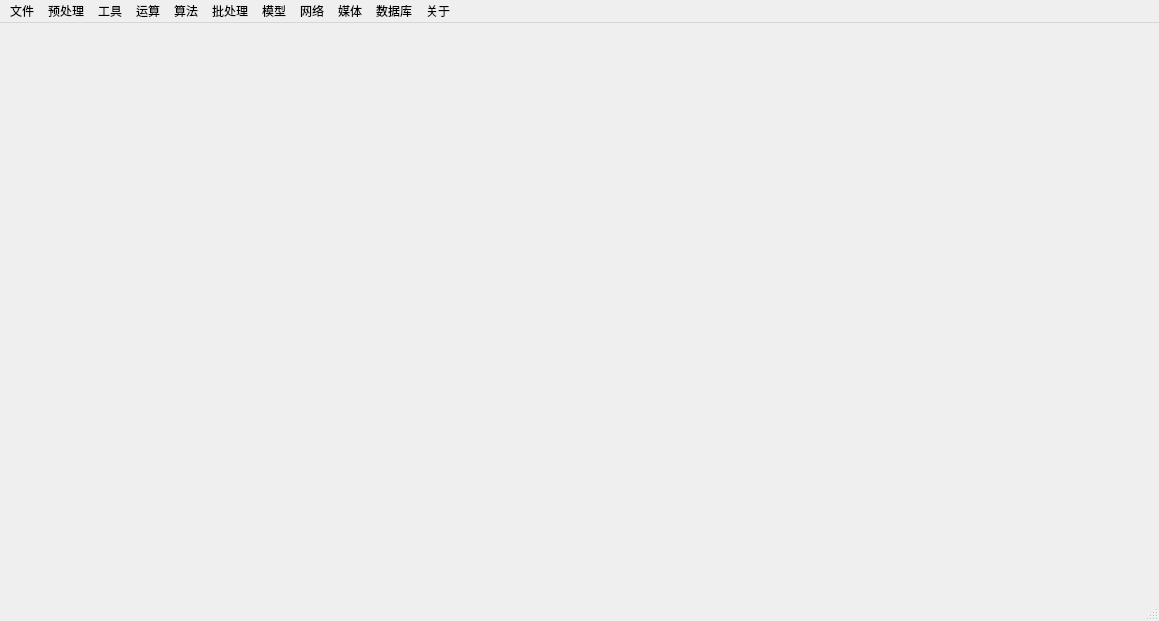
<?xml version="1.0" encoding="UTF-8"?>
<ui version="4.0">
 <class>QVision</class>
 <widget class="QMainWindow" name="QVision">
  <property name="geometry">
   <rect>
    <x>0</x>
    <y>0</y>
    <width>1159</width>
    <height>621</height>
   </rect>
  </property>
  <property name="windowTitle">
   <string>QVision</string>
  </property>
  <widget class="QWidget" name="centralwidget"/>
  <widget class="QStatusBar" name="statusbar"/>
  <widget class="QMenuBar" name="menubar">
   <property name="geometry">
    <rect>
     <x>0</x>
     <y>0</y>
     <width>1159</width>
     <height>20</height>
    </rect>
   </property>
   <widget class="QMenu" name="menu">
    <property name="title">
     <string>文件</string>
    </property>
    <addaction name="actionOpen"/>
    <addaction name="separator"/>
    <addaction name="actionSave"/>
    <addaction name="actionExit"/>
   </widget>
   <widget class="QMenu" name="menu_2">
    <property name="title">
     <string>预处理</string>
    </property>
    <widget class="QMenu" name="menuGray_Image">
     <property name="title">
      <string>Transform</string>
     </property>
     <addaction name="actionGray_Transform"/>
     <addaction name="actionLog_Transform"/>
     <addaction name="actionLinear_Transform"/>
     <addaction name="actionGamma_Transform"/>
    </widget>
    <widget class="QMenu" name="menuDecline_Noise">
     <property name="title">
      <string>Decline Noise</string>
     </property>
     <addaction name="actionBox_Filter"/>
     <addaction name="actionMean_Filter"/>
     <addaction name="actionMedium_Filter"/>
     <addaction name="actionBilateral_Filter"/>
     <addaction name="actionGauss_Filter"/>
    </widget>
    <widget class="QMenu" name="menuShapes_Process">
     <property name="title">
      <string>Shapes Process</string>
     </property>
     <addaction name="actionDilation"/>
     <addaction name="actionErosion"/>
    </widget>
    <addaction name="menuGray_Image"/>
    <addaction name="menuDecline_Noise"/>
    <addaction name="menuShapes_Process"/>
   </widget>
   <widget class="QMenu" name="menu_3">
    <property name="title">
     <string>工具</string>
    </property>
    <widget class="QMenu" name="menuDetect_Edges">
     <property name="title">
      <string>Detect Edges</string>
     </property>
     <addaction name="actionSobel"/>
     <addaction name="actionCanny"/>
     <addaction name="actionScharr"/>
    </widget>
    <addaction name="menuDetect_Edges"/>
    <addaction name="actionRegion_Grow"/>
    <addaction name="actionFix_Threshold"/>
    <addaction name="actionShow_Outline"/>
    <addaction name="actionThreshold_Process"/>
    <addaction name="actionAdapt_Threshold"/>
    <addaction name="actionArea_Cover"/>
    <addaction name="actionArea_Fill"/>
    <addaction name="actionStatistic_Pixels"/>
    <addaction name="actionPerspective_Transform"/>
    <addaction name="actionCalculate_Distance"/>
    <addaction name="actionRotate_Scale"/>
    <addaction name="actionImage_Pyramid"/>
    <addaction name="actionPick_Color"/>
    <addaction name="actionScreen_Cut"/>
    <addaction name="actionWakeUp_QQ"/>
    <addaction name="actionEraser"/>
   </widget>
   <widget class="QMenu" name="menu_4">
    <property name="title">
     <string>运算</string>
    </property>
    <addaction name="actionDivide"/>
    <addaction name="actionOpen_2"/>
    <addaction name="actionClose_2"/>
    <addaction name="actionMultipy"/>
    <addaction name="actionLinear_Stretch"/>
    <addaction name="actionAdd"/>
    <addaction name="actionSubtraction"/>
    <addaction name="actionFourier"/>
    <addaction name="actionLaplacian"/>
   </widget>
   <widget class="QMenu" name="menu_5">
    <property name="title">
     <string>算法</string>
    </property>
    <widget class="QMenu" name="menuHough_Transform">
     <property name="title">
      <string>Hough Transform</string>
     </property>
     <widget class="QMenu" name="menuArbitary">
      <property name="title">
       <string>Arbitary</string>
      </property>
      <addaction name="actionBallard"/>
      <addaction name="actionGuil"/>
     </widget>
     <addaction name="actionLine"/>
     <addaction name="actionCircle"/>
     <addaction name="actionEllipse"/>
     <addaction name="actionTriangle"/>
     <addaction name="menuArbitary"/>
     <addaction name="actionRectangle"/>
    </widget>
    <widget class="QMenu" name="menuCorner_Detect">
     <property name="title">
      <string>Corner Detect</string>
     </property>
     <addaction name="actionShi_Tomasi"/>
     <addaction name="actionHarris"/>
     <addaction name="actionFast"/>
     <addaction name="actionBrisk"/>
     <addaction name="actionMser"/>
     <addaction name="actionGFTT"/>
    </widget>
    <addaction name="actionSURF"/>
    <addaction name="actionFlood_Fill"/>
    <addaction name="actionImage_Equal"/>
    <addaction name="menuHough_Transform"/>
    <addaction name="menuCorner_Detect"/>
    <addaction name="actionTemplate_Match"/>
    <addaction name="actionFeature_Point_MAtch"/>
    <addaction name="actionUpgrade_TempMatch"/>
   </widget>
   <widget class="QMenu" name="menu_6">
    <property name="title">
     <string>批处理</string>
    </property>
    <addaction name="actionRename_File"/>
    <addaction name="actionWriteToData"/>
    <addaction name="actionOutputImg_Data"/>
    <addaction name="actionResizeImgSize"/>
    <addaction name="actionOutputFile_Info"/>
   </widget>
   <widget class="QMenu" name="menu_7">
    <property name="title">
     <string>模型</string>
    </property>
    <widget class="QMenu" name="menuDynamic_Capture">
     <property name="title">
      <string>Dynamic Capture</string>
     </property>
     <addaction name="actionCapture_Line"/>
     <addaction name="actionCapture_Circle"/>
     <addaction name="actionCapture_Triangle"/>
     <addaction name="actionCapture_Ellpise"/>
     <addaction name="actionCapture_Character"/>
     <addaction name="actionCapture_Square"/>
     <addaction name="actionCapture_HumanEyes"/>
     <addaction name="actionCapture_HumanFace"/>
    </widget>
    <addaction name="actionSelf_Define_Model"/>
    <addaction name="actionRecongnize_Face"/>
    <addaction name="actionTesseract_OCR"/>
    <addaction name="menuDynamic_Capture"/>
   </widget>
   <widget class="QMenu" name="menu_9">
    <property name="title">
     <string>网络</string>
    </property>
    <addaction name="actionSpyder"/>
    <addaction name="actionTCP_IP"/>
   </widget>
   <widget class="QMenu" name="menu_11">
    <property name="title">
     <string>关于</string>
    </property>
    <addaction name="actionFollow"/>
    <addaction name="actionCSDN"/>
    <addaction name="actionJueJin"/>
   </widget>
   <widget class="QMenu" name="menu_8">
    <property name="title">
     <string>媒体</string>
    </property>
    <addaction name="actionVideo_Player"/>
   </widget>
   <widget class="QMenu" name="menu_12">
    <property name="title">
     <string>数据库</string>
    </property>
    <addaction name="actionLaunch_2"/>
   </widget>
   <addaction name="menu"/>
   <addaction name="menu_2"/>
   <addaction name="menu_3"/>
   <addaction name="menu_4"/>
   <addaction name="menu_5"/>
   <addaction name="menu_6"/>
   <addaction name="menu_7"/>
   <addaction name="menu_9"/>
   <addaction name="menu_8"/>
   <addaction name="menu_12"/>
   <addaction name="menu_11"/>
  </widget>
  <action name="actionOpen">
   <property name="text">
    <string>Open</string>
   </property>
  </action>
  <action name="actionSave">
   <property name="text">
    <string>Save</string>
   </property>
  </action>
  <action name="actionExit">
   <property name="text">
    <string>Exit</string>
   </property>
  </action>
  <action name="actionRename_File">
   <property name="text">
    <string>Rename File</string>
   </property>
  </action>
  <action name="actionWriteToData">
   <property name="text">
    <string>WriteToData</string>
   </property>
  </action>
  <action name="actionOutputImg_Data">
   <property name="text">
    <string>Output ImgData</string>
   </property>
  </action>
  <action name="actionResizeImgSize">
   <property name="text">
    <string>Resize ImgSize</string>
   </property>
  </action>
  <action name="actionOutputFile_Info">
   <property name="text">
    <string>Output File Info</string>
   </property>
  </action>
  <action name="actionAbout">
   <property name="text">
    <string>About</string>
   </property>
  </action>
  <action name="actionGray_Transform">
   <property name="text">
    <string>Gray Transform</string>
   </property>
  </action>
  <action name="actionLog_Transform">
   <property name="text">
    <string>Log Transform</string>
   </property>
  </action>
  <action name="actionLinear_Transform">
   <property name="text">
    <string>Linear Transform</string>
   </property>
  </action>
  <action name="actionGamma_Transform">
   <property name="text">
    <string>Gamma Transform</string>
   </property>
  </action>
  <action name="actionBox_Filter">
   <property name="text">
    <string>Box Filter</string>
   </property>
  </action>
  <action name="actionMean_Filter">
   <property name="text">
    <string>Mean Filter</string>
   </property>
  </action>
  <action name="actionMedium_Filter">
   <property name="text">
    <string>Medium Filter</string>
   </property>
  </action>
  <action name="actionBilateral_Filter">
   <property name="text">
    <string>Bilateral Filter</string>
   </property>
  </action>
  <action name="actionGauss_Filter">
   <property name="text">
    <string>Gauss Filter</string>
   </property>
  </action>
  <action name="actionDilation">
   <property name="text">
    <string>Dilation</string>
   </property>
  </action>
  <action name="actionErosion">
   <property name="text">
    <string>Erosion</string>
   </property>
  </action>
  <action name="actionSobel">
   <property name="text">
    <string>Sobel</string>
   </property>
  </action>
  <action name="actionCanny">
   <property name="text">
    <string>Canny</string>
   </property>
  </action>
  <action name="actionScharr">
   <property name="text">
    <string>Scharr</string>
   </property>
  </action>
  <action name="actionRegion_Grow">
   <property name="text">
    <string>Region Grow</string>
   </property>
  </action>
  <action name="actionFix_Threshold">
   <property name="text">
    <string>Fix Threshold</string>
   </property>
  </action>
  <action name="actionShow_Outline">
   <property name="text">
    <string>Show Outline</string>
   </property>
  </action>
  <action name="actionThreshold_Process">
   <property name="text">
    <string>Threshold Process</string>
   </property>
  </action>
  <action name="actionAdapt_Threshold">
   <property name="text">
    <string>Adapt Threshold</string>
   </property>
  </action>
  <action name="actionArea_Cover">
   <property name="text">
    <string>Area Cover</string>
   </property>
  </action>
  <action name="actionArea_Fill">
   <property name="text">
    <string>Area Fill</string>
   </property>
  </action>
  <action name="actionStatistic_Pixels">
   <property name="text">
    <string>Statistic Pixels</string>
   </property>
  </action>
  <action name="actionPerspective_Transform">
   <property name="text">
    <string>Perspective Transform</string>
   </property>
  </action>
  <action name="actionCalculate_Distance">
   <property name="text">
    <string>Calculate Distance</string>
   </property>
  </action>
  <action name="actionRotate_Scale">
   <property name="text">
    <string>Rotate Scale</string>
   </property>
  </action>
  <action name="actionImage_Pyramid">
   <property name="text">
    <string>Image Pyramid</string>
   </property>
  </action>
  <action name="actionDivide">
   <property name="text">
    <string>Divide</string>
   </property>
  </action>
  <action name="actionOpen_2">
   <property name="text">
    <string>Open </string>
   </property>
  </action>
  <action name="actionClose_2">
   <property name="text">
    <string>Close</string>
   </property>
  </action>
  <action name="actionMultipy">
   <property name="text">
    <string>Multipy</string>
   </property>
  </action>
  <action name="actionLinear_Stretch">
   <property name="text">
    <string>Linear Stretch</string>
   </property>
  </action>
  <action name="actionAdd">
   <property name="text">
    <string>Add</string>
   </property>
  </action>
  <action name="actionSubtraction">
   <property name="text">
    <string>Subtraction</string>
   </property>
  </action>
  <action name="actionFourier">
   <property name="text">
    <string>Fourier</string>
   </property>
  </action>
  <action name="actionLaplacian">
   <property name="text">
    <string>Laplacian</string>
   </property>
  </action>
  <action name="actionSURF">
   <property name="text">
    <string>SURF</string>
   </property>
  </action>
  <action name="actionFlood_Fill">
   <property name="text">
    <string>Flood Fill</string>
   </property>
  </action>
  <action name="actionImage_Equal">
   <property name="text">
    <string>Image Equal</string>
   </property>
  </action>
  <action name="actionTemplate_Match">
   <property name="text">
    <string>Template Match</string>
   </property>
  </action>
  <action name="actionFeature_Point_MAtch">
   <property name="text">
    <string>Feature Point Match</string>
   </property>
  </action>
  <action name="actionUpgrade_TempMatch">
   <property name="text">
    <string>Upgrade TempMatch</string>
   </property>
  </action>
  <action name="actionLine">
   <property name="text">
    <string>Line</string>
   </property>
  </action>
  <action name="actionCircle">
   <property name="text">
    <string>Circle</string>
   </property>
  </action>
  <action name="actionEllipse">
   <property name="text">
    <string>Ellipse</string>
   </property>
  </action>
  <action name="actionTriangle">
   <property name="text">
    <string>Triangle</string>
   </property>
  </action>
  <action name="actionBallard">
   <property name="text">
    <string>Ballard</string>
   </property>
  </action>
  <action name="actionGuil">
   <property name="text">
    <string>Guil</string>
   </property>
  </action>
  <action name="actionSpyder">
   <property name="text">
    <string>Spyder</string>
   </property>
  </action>
  <action name="actionSelf_Define_Model">
   <property name="text">
    <string>Customize Model</string>
   </property>
  </action>
  <action name="actionLaunch">
   <property name="text">
    <string>Launch</string>
   </property>
  </action>
  <action name="actionPick_Color">
   <property name="text">
    <string>Pick Color</string>
   </property>
  </action>
  <action name="actionDetect_Face">
   <property name="text">
    <string>Detect Face</string>
   </property>
  </action>
  <action name="actionRecongnize_Face">
   <property name="text">
    <string>Recongnize Face</string>
   </property>
  </action>
  <action name="actionShi_Tomasi">
   <property name="text">
    <string>Shi Tomasi</string>
   </property>
  </action>
  <action name="actionHarris">
   <property name="text">
    <string>Harris</string>
   </property>
  </action>
  <action name="actionFast">
   <property name="text">
    <string>Fast</string>
   </property>
  </action>
  <action name="actionBrisk">
   <property name="text">
    <string>Brisk</string>
   </property>
  </action>
  <action name="actionMser">
   <property name="text">
    <string>Mser</string>
   </property>
  </action>
  <action name="actionGFTT">
   <property name="text">
    <string>GFTT</string>
   </property>
  </action>
  <action name="actionTesseract_OCR">
   <property name="text">
    <string>Tesseract OCR</string>
   </property>
  </action>
  <action name="actionCapture_Line">
   <property name="text">
    <string>Capture Line</string>
   </property>
  </action>
  <action name="actionCapture_Circle">
   <property name="text">
    <string>Capture Circle</string>
   </property>
  </action>
  <action name="actionCapture_Triangle">
   <property name="text">
    <string>Capture Triangle</string>
   </property>
  </action>
  <action name="actionCapture_Ellpise">
   <property name="text">
    <string>Capture Ellpise</string>
   </property>
  </action>
  <action name="actionCapture_Character">
   <property name="text">
    <string>Capture Character</string>
   </property>
  </action>
  <action name="actionVideo_Player">
   <property name="text">
    <string>Video Player</string>
   </property>
  </action>
  <action name="actionCapture_Square">
   <property name="text">
    <string>Capture Square</string>
   </property>
  </action>
  <action name="actionFollow">
   <property name="text">
    <string>Github</string>
   </property>
  </action>
  <action name="actionDataBase">
   <property name="text">
    <string>DataBase</string>
   </property>
  </action>
  <action name="actionCSDN">
   <property name="text">
    <string>CSDN</string>
   </property>
  </action>
  <action name="actionJueJin">
   <property name="text">
    <string>JueJin</string>
   </property>
  </action>
  <action name="actionScreen_Cut">
   <property name="text">
    <string>Screen Cut</string>
   </property>
  </action>
  <action name="actionWakeUp_QQ">
   <property name="text">
    <string>WakeUp QQ</string>
   </property>
  </action>
  <action name="actionCapture_HumanEyes">
   <property name="text">
    <string>Capture HumanEyes</string>
   </property>
  </action>
  <action name="actionCapture_HumanFace">
   <property name="text">
    <string>Capture HumanFace</string>
   </property>
  </action>
  <action name="actionTCP_IP">
   <property name="text">
    <string>TCP IP</string>
   </property>
  </action>
  <action name="actionEraser">
   <property name="text">
    <string>Eraser</string>
   </property>
  </action>
  <action name="actionRectangle">
   <property name="text">
    <string>Rectangle</string>
   </property>
  </action>
  <action name="actionLaunch_2">
   <property name="text">
    <string>Launch</string>
   </property>
  </action>
 </widget>
 <resources/>
 <connections/>
</ui>
